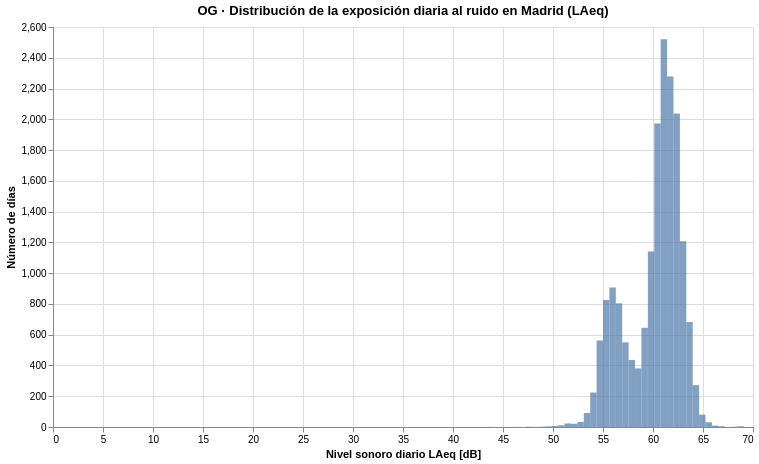

Source (notebook cell):
### Code cell
hist_og_01 = (
    alt.Chart(df_hist_og_01)
    .mark_rect(opacity=0.7)
    .encode(
        x=alt.X(
            "bin_start:Q",
            title="Nivel sonoro diario LAeq [dB]"
        ),
        x2=alt.X2("bin_end:Q"),
        y=alt.Y(
            "conteo:Q",
            title="Número de días"
        ),
        tooltip=[
            alt.Tooltip("conteo:Q", title="Días")
        ]
    )
    .properties(
        width=700,
        height=400,
        title="OG · Distribución de la exposición diaria al ruido en Madrid (LAeq)"
    )
)

hist_og_01

### Figure 1 — Vega-Lite specification as saved in the notebook (floating-point values rounded to 4 significant figures)
{"$schema": "https://vega.github.io/schema/vega-lite/v5.20.1.json", "config": {"view": {"continuousHeight": 300, "continuousWidth": 300}}, "data": {"name": "data-d4728cfd3948420384188e419a1864d7"}, "datasets": {"data-d4728cfd3948420384188e419a1864d7": [{"bin_end": 44.11, "bin_start": 43.46, "conteo": 1}, {"bin_end": 44.75, "bin_start": 44.11, "conteo": 0}, {"bin_end": 45.39, "bin_start": 44.75, "conteo": 0}, {"bin_end": 46.03, "bin_start": 45.39, "conteo": 0}, {"bin_end": 46.67, "bin_start": 46.03, "conteo": 1}, {"bin_end": 47.31, "bin_start": 46.67, "conteo": 0}, {"bin_end": 47.95, "bin_start": 47.31, "conteo": 2}, {"bin_end": 48.59, "bin_start": 47.95, "conteo": 1}, {"bin_end": 49.23, "bin_start": 48.59, "conteo": 2}, {"bin_end": 49.87, "bin_start": 49.23, "conteo": 4}, {"bin_end": 50.51, "bin_start": 49.87, "conteo": 7}, {"bin_end": 51.15, "bin_start": 50.51, "conteo": 11}, {"bin_end": 51.79, "bin_start": 51.15, "conteo": 23}, {"bin_end": 52.44, "bin_start": 51.79, "conteo": 21}, {"bin_end": 53.08, "bin_start": 52.44, "conteo": 33}, {"bin_end": 53.72, "bin_start": 53.08, "conteo": 91}, {"bin_end": 54.36, "bin_start": 53.72, "conteo": 224}, {"bin_end": 55.0, "bin_start": 54.36, "conteo": 562}, {"bin_end": 55.64, "bin_start": 55.0, "conteo": 825}, {"bin_end": 56.28, "bin_start": 55.64, "conteo": 906}, {"bin_end": 56.92, "bin_start": 56.28, "conteo": 804}, {"bin_end": 57.56, "bin_start": 56.92, "conteo": 550}, {"bin_end": 58.2, "bin_start": 57.56, "conteo": 436}, {"bin_end": 58.84, "bin_start": 58.2, "conteo": 381}, {"bin_end": 59.48, "bin_start": 58.84, "conteo": 645}, {"bin_end": 60.13, "bin_start": 59.48, "conteo": 1140}, {"bin_end": 60.77, "bin_start": 60.13, "conteo": 1972}, {"bin_end": 61.41, "bin_start": 60.77, "conteo": 2520}, {"bin_end": 62.05, "bin_start": 61.41, "conteo": 2278}, {"bin_end": 62.69, "bin_start": 62.05, "conteo": 2038}, {"bin_end": 63.33, "bin_start": 62.69, "conteo": 1208}, {"bin_end": 63.97, "bin_start": 63.33, "conteo": 682}, {"bin_end": 64.61, "bin_start": 63.97, "conteo": 272}, {"bin_end": 65.25, "bin_start": 64.61, "conteo": 80}, {"bin_end": 65.89, "bin_start": 65.25, "conteo": 31}, {"bin_end": 66.53, "bin_start": 65.89, "conteo": 9}, {"bin_end": 67.17, "bin_start": 66.53, "conteo": 5}, {"bin_end": 67.82, "bin_start": 67.17, "conteo": 0}, {"bin_end": 68.46, "bin_start": 67.82, "conteo": 2}, {"bin_end": 69.1, "bin_start": 68.46, "conteo": 5}]}, "encoding": {"tooltip": [{"field": "conteo", "title": "Días", "type": "quantitative"}], "x": {"field": "bin_start", "title": "Nivel sonoro diario LAeq [dB]", "type": "quantitative"}, "x2": {"field": "bin_end"}, "y": {"field": "conteo", "title": "Número de días", "type": "quantitative"}}, "height": 400, "mark": {"opacity": 0.7, "type": "rect"}, "title": "OG · Distribución de la exposición diaria al ruido en Madrid (LAeq)", "width": 700}
